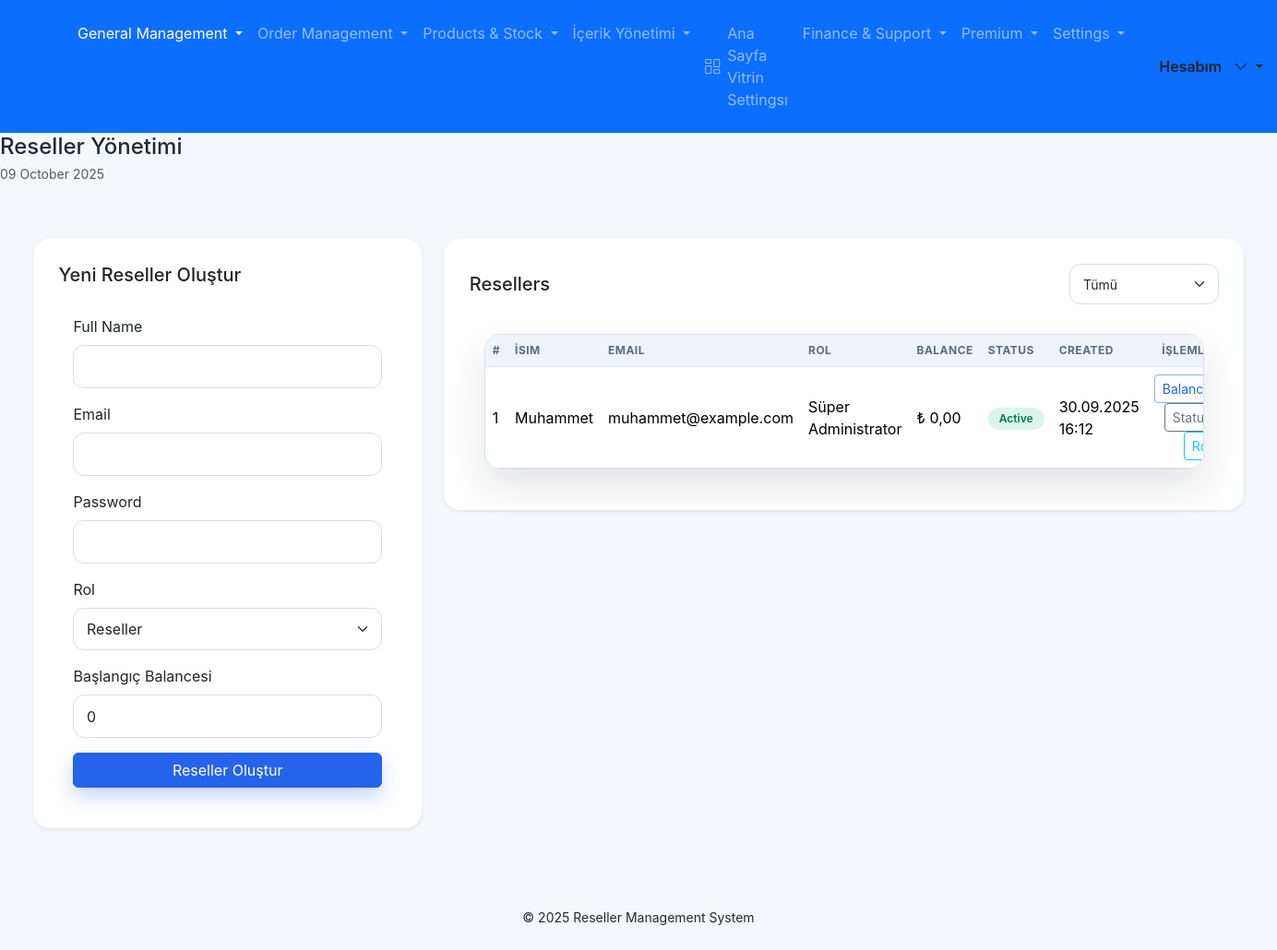
The page /admin/users.php (signed in) on the database its author committed.
### tables this page shows
CREATE TABLE IF NOT EXISTS users (
    id INT AUTO_INCREMENT PRIMARY KEY,
    name VARCHAR(150) NOT NULL,
    email VARCHAR(150) NOT NULL UNIQUE,
    password_hash VARCHAR(255) NOT NULL,
    api_key VARCHAR(128) NULL,
    locale VARCHAR(5) NULL,
    role ENUM('super_admin','admin','finance','support','content','reseller') NOT NULL DEFAULT 'reseller',
    balance DECIMAL(12,2) NOT NULL DEFAULT 0,
    status ENUM('active','inactive') NOT NULL DEFAULT 'active',
    telegram_bot_token VARCHAR(255) NULL,
    telegram_chat_id VARCHAR(191) NULL,
    notify_order_completed TINYINT(1) NOT NULL DEFAULT 1,
    notify_balance_approved TINYINT(1) NOT NULL DEFAULT 1,
    notify_support_replied TINYINT(1) NOT NULL DEFAULT 1,
    low_balance_since DATETIME NULL DEFAULT NULL,
    created_at DATETIME NOT NULL DEFAULT CURRENT_TIMESTAMP,
    updated_at DATETIME NULL DEFAULT NULL ON UPDATE CURRENT_TIMESTAMP,
    UNIQUE KEY uniq_users_api_key (api_key)
);

### app/Auth.php (called while the page is built, shortened)
<?php
class Auth
{
    private static $roleLabels = array(
        'super_admin' => 'Süper Yönetici',
        'admin' => 'Yönetici',
        'finance' => 'Finans',
        'support' => 'Destek',
        'content' => 'İçerik',
        'reseller' => 'Bayi',
        'customer' => 'Müşteri',
    );
    public static function roles()
    {
        return array_keys(self::$roleLabels);
    }
    public static function userHasRole($userOrRole, $roles)
    {
        $role = is_array($userOrRole) ? (isset($userOrRole['role']) ? $userOrRole['role'] : null) : $userOrRole;
        return in_array($role, $roles, true);
    }
    public static function requireAdmin($roles = null, $redirect = '/admin/login.php')
    {
        $admin = self::currentAdmin();
        return $admin;
    }
    public static function currentAdmin()
    {
        return isset($_SESSION[self::ADMIN_SESSION_KEY]) ? $_SESSION[self::ADMIN_SESSION_KEY] : null;
    }
    public static function assignableRoles($actor)
    {
        $role = is_array($actor) ? (isset($actor['role']) ? $actor['role'] : null) : $actor;
        if ($role === 'super_admin') {
            return self::roles();
        }
        return array('reseller', 'customer');
    }
    public static function roleLabel($role)
    {
        return isset(self::$roleLabels[$role]) ? self::$roleLabels[$role] : ucfirst($role);
    }
}

### bootstrap.php (called while the page is built, shortened)
<?php
foreach (array(
    App\Auth::ADMIN_SESSION_KEY => App\Auth::ADMIN_ID_SESSION_KEY,
    App\Auth::RESELLER_SESSION_KEY => App\Auth::RESELLER_ID_SESSION_KEY,
) as $sessionKey => $idKey) {
    if (empty($_SESSION[$sessionKey]) || !isset($_SESSION[$sessionKey]['id'])) {
        continue;
    }
    try {
        $pdo = App\Database::connection();
        if ($pdo) {
            $stmt = $pdo->prepare('SELECT * FROM users WHERE id = :id LIMIT 1');
            $stmt->execute(array('id' => (int) $_SESSION[$sessionKey]['id']));
        }
    } catch (Exception $refreshException) {
        error_log('[Bootstrap] Oturum kullanıcısı yenilenemedi: ' . $refreshException->getMessage());
    }
}

### app/Lang.php (called while the page is built, shortened)
<?php
class Lang
{
    private static $locale;
    private static $availableLocales = null;
    private static $defaultLocale = null;
    public static function boot()
    {
        if (self::$locale) {
            return;
        }
        $default = self::defaultLocale();
        $sessionLocale = isset($_SESSION['locale']) ? strtolower((string)$_SESSION['locale']) : '';
        $locale = $sessionLocale !== '' ? $sessionLocale : $default;
        self::$locale = $locale;
    }
    public static function locale()
    {
        return self::$locale ? self::$locale : self::defaultLocale();
    }
    public static function line($text, $key = null)
    {
        $locale = self::locale();
        if ($locale === self::defaultLocale()) {
            return $text;
        }
        return $text;
    }
    public static function availableLocales()
    {
        if (self::$availableLocales !== null) {
            return self::$availableLocales;
        }
        $locales = array();
        $fromDatabase = self::fetchLocalesFromDatabase();
        if ($fromDatabase) {
            $locales = $fromDatabase;
        } else {
            foreach (self::scanLocaleFiles() as $locale) {
                $locales[] = $locale;
            }
        }
        self::$availableLocales = $locales;
        return self::$availableLocales;
    }
    public static function defaultLocale()
    {
        if (self::$defaultLocale !== null) {
            return self::$defaultLocale;
        }
        $preferred = null;
        if ($preferred === null && defined('DEFAULT_LANGUAGE')) {
            $preferred = strtolower((string) DEFAULT_LANGUAGE);
        }
        $available = self::availableLocales();
        if ($preferred !== null && in_array($preferred, $available, true)) {
            self::$defaultLocale = $preferred;
            return self::$defaultLocale;
        }
        $fallback = in_array('en', $available, true) ? 'en' : (isset($available[0]) ? $available[0] : 'en');
        self::$defaultLocale = $fallback;
        return self::$defaultLocale;
    }
    private static function fetchLocalesFromDatabase()
    {
        $locales = array();
        return $locales;
    }
    private static function scanLocaleFiles()
    {
        $path = __DIR__ . '/../lang';
        $locales = array();
        $items = scandir($path);
        foreach ($items as $item) {
            if ($item === '.' || $item === '..') {
                continue;
            }
            if (substr($item, -5) === '.json') {
                $locales[] = strtolower(substr($item, 0, -5));
            } elseif (substr($item, -4) === '.php') {
                $locales[] = strtolower(substr($item, 0, -4));
            }
        }
        return array_values(array_unique($locales));
    }
}

### admin/users.php (the view, shortened to what this page needs)
<?php
require __DIR__ . '/../bootstrap.php';
$currentUser = Auth::requireAdmin(array('super_admin', 'admin'));
$pdo = Database::connection();
$assignableRoles = Auth::assignableRoles($currentUser);
$userQuery = 'SELECT * FROM users';
$params = array();
$userQuery .= ' ORDER BY created_at DESC';
$stmt = $pdo->prepare($userQuery);
$stmt->execute($params);
$users = $stmt->fetchAll();
include __DIR__ . '/../templates/header.php';
?>
<div class="row g-4">
    <div class="col-lg-4">
        <div class="card border-0 shadow-sm">
            <div class="card-header bg-white">
                <h5 class="mb-0">Yeni Bayi Oluştur</h5>
            </div>
            <div class="card-body">
                <form method="post">
                    <div class="mb-3">
                        <label class="form-label">Ad Soyad</label>
                        <input type="text" class="form-control" name="name" required>
                    </div>
                    <div class="mb-3">
                        <label class="form-label">E-posta</label>
                        <input type="email" class="form-control" name="email" required>
                    </div>
                    <div class="mb-3">
                        <label class="form-label">Şifre</label>
                        <input type="text" class="form-control" name="password" required>
                    </div>
                    <div class="mb-3">
                        <label class="form-label">Rol</label>
                        <select class="form-select" name="role">
                            <?php foreach ($assignableRoles as $roleOption): ?>
                                <option value="<?= htmlspecialchars($roleOption, ENT_QUOTES, 'UTF-8') ?>" <?= $roleOption === 'reseller' ? 'selected' : '' ?>><?= Helpers::sanitize(Auth::roleLabel($roleOption)) ?></option>
                            <?php endforeach; ?>
                        </select>
                    </div>
                    <div class="mb-3">
                        <label class="form-label">Başlangıç Bakiyesi</label>
                        <input type="number" step="0.01" class="form-control" name="balance" value="0">
                    </div>
                    <button type="submit" class="btn btn-primary w-100">Bayi Oluştur</button>
                </form>
            </div>
        </div>
    </div>
    <div class="col-lg-8">
        <div class="card border-0 shadow-sm">
            <div class="card-header bg-white d-flex justify-content-between align-items-center">
                <h5 class="mb-0">Bayiler</h5>
                <form method="get" class="d-flex align-items-center gap-2">
                    <select name="role" class="form-select form-select-sm" onchange="this.form.submit()">
                        <option value="">Tümü</option>
                    </select>
                </form>
            </div>
            <div class="card-body">
                <div class="table-responsive">
                    <table class="table table-hover align-middle">
                        <thead>
                        <tr>
                            <th>#</th>
                            <th>İsim</th>
                            <th>E-posta</th>
                            <th>Rol</th>
                            <th>Bakiye</th>
                            <th>Durum</th>
                            <th>Oluşturma</th>
                            <th class="text-end">İşlemler</th>
                        </tr>
                        </thead>
                        <tbody>
                        <?php foreach ($users as $user): ?>
                            <tr>
                                <td><?= (int)$user['id'] ?></td>
                                <td><?= Helpers::sanitize($user['name']) ?></td>
                                <td><?= Helpers::sanitize($user['email']) ?></td>
                                <td><?= Helpers::sanitize(Auth::roleLabel($user['role'])) ?></td>
                                <td><?= Helpers::formatCurrencyHtml((float)$user['balance']) ?></td>
                                <td>
                                    <?php if ($user['status'] === 'active'): ?>
                                        <span class="badge bg-success">Aktif</span>
                                    <?php else: ?>
                                        <span class="badge bg-secondary">Pasif</span>
                                    <?php endif; ?>
                                </td>
                                <td><?= date('d.m.Y H:i', strtotime($user['created_at'])) ?></td>
                                <td class="text-end">
                                    <button class="btn btn-sm btn-outline-primary" data-bs-toggle="modal" data-bs-target="#balanceModal<?= (int)$user['id'] ?>">Bakiye</button>
                                    <button class="btn btn-sm btn-outline-secondary" data-bs-toggle="modal" data-bs-target="#statusModal<?= (int)$user['id'] ?>">Durum</button>
                                    <button class="btn btn-sm btn-outline-info" data-bs-toggle="modal" data-bs-target="#roleModal<?= (int)$user['id'] ?>">Rol</button>
                                </td>
                            </tr>
                        <?php endforeach; ?>
                        </tbody>
                    </table>
                </div>
            </div>
        </div>
    </div>
</div>
<?php include __DIR__ . '/../templates/footer.php';

### app/Helpers.php (shortened to what this page needs)
<?php
class Helpers
{
    public static function sanitize($value)
    {
        if (is_string($value)) {
            $value = Lang::line($value);
        } elseif (is_bool($value) || is_numeric($value)) {
            $value = (string) $value;
        } elseif (is_object($value) && method_exists($value, '__toString')) {
            $value = (string) $value;
        } elseif (!is_string($value)) {
            $value = '';
        }
        return htmlspecialchars($value, ENT_QUOTES, 'UTF-8');
    }
    public static function formatCurrencyHtml($amount, $baseCurrency = 'TRY')
    {
        $value = round((float) $amount, 2);
        $formatted = number_format($value, 2, ',', '.');
        $attributes = array(
            'class' => 'app-money',
            'data-money-amount' => number_format($value, 6, '.', ''),
            'data-money-currency' => 'TRY',
        );
        $attrString = '';
        foreach ($attributes as $key => $valueAttr) {
            $attrString .= ' ' . $key . '="' . htmlspecialchars((string) $valueAttr, ENT_QUOTES, 'UTF-8') . '"';
        }
        return '<span' . $attrString . '>₺ ' . htmlspecialchars($formatted, ENT_QUOTES, 'UTF-8') . '</span>';
    }
}

### assets/admin/css/admin.css (style rules this page uses)
:root { --admin-bg: #f4f7fb; --admin-surface: #ffffff; --admin-surface-alt: #f0f3f9; --admin-border: #d8e0ee; --admin-text: #1f2a37; --admin-muted: #5b6b80; --admin-accent: #2563eb; --admin-accent-soft: #e3ecff; --admin-radius: 18px; --admin-radius-sm: 12px; --admin-shadow: 0 18px 40px rgba(15, 23, 42, 0.12); --admin-sidebar-width: clamp(240px, 16vw, 280px); }
* { box-sizing: border-box; }
body { margin: 0; min-height: 100vh; font-family: 'Inter', 'Segoe UI', sans-serif; background: var(--admin-bg); color: var(--admin-text); }
.card { background: #ffffff; border-radius: var(--admin-radius); border: 1px solid var(--admin-border); box-shadow: var(--admin-shadow); padding: clamp(1.25rem, 1vw + 0.85rem, 2rem); }
.card-header, .card-footer { background: transparent; border: 0; padding: 0 0 1rem; }
.table-responsive { background: #ffffff; border-radius: var(--admin-radius); border: 1px solid var(--admin-border); overflow: hidden; box-shadow: var(--admin-shadow); }
.table { margin: 0; color: var(--admin-text); }
.table thead th { background: var(--admin-surface-alt); color: var(--admin-muted); font-size: 0.75rem; letter-spacing: 0.04em; text-transform: uppercase; border-bottom: 1px solid var(--admin-border); }
.badge { border-radius: 999px; font-weight: 600; padding: 0.35rem 0.75rem; }
.badge.bg-success { background: rgba(16, 185, 129, 0.15) !important; color: #047857 !important; }
.btn-primary { background: var(--admin-accent); border-color: var(--admin-accent); box-shadow: 0 10px 20px rgba(37, 99, 235, 0.25); }
.btn-outline-primary { color: var(--admin-accent); border-color: rgba(37, 99, 235, 0.5); }
.form-control, .form-select { border-radius: var(--admin-radius-sm); border: 1px solid var(--admin-border); padding: 0.65rem 0.85rem; min-height: 2.75rem; }

### rows shown on the page
users: id "1", name "Muhammet", email "muhammet@example.com", role "Süper Administrator", status "Active", created_at "30.09.2025 16:12"

### other values the page prints
Helpers::sanitize($section['heading']) "General Management"
Helpers::sanitize($section['heading']) "Order Management"
Helpers::sanitize($section['heading']) "Products & Stock"
Helpers::sanitize($section['heading']) "İçerik Yönetimi"
Helpers::sanitize($navItem['label']) "Ana Sayfa Vitrin Settingsı"
Helpers::sanitize($section['heading']) "Finance & Support"
Helpers::sanitize($section['heading']) "Premium"
Helpers::sanitize($section['heading']) "Settings"
Helpers::sanitize($pageHeadline) "Reseller Yönetimi"
Helpers::sanitize(Helpers::siteName()) "Reseller Management System"
form field role "Reseller"
